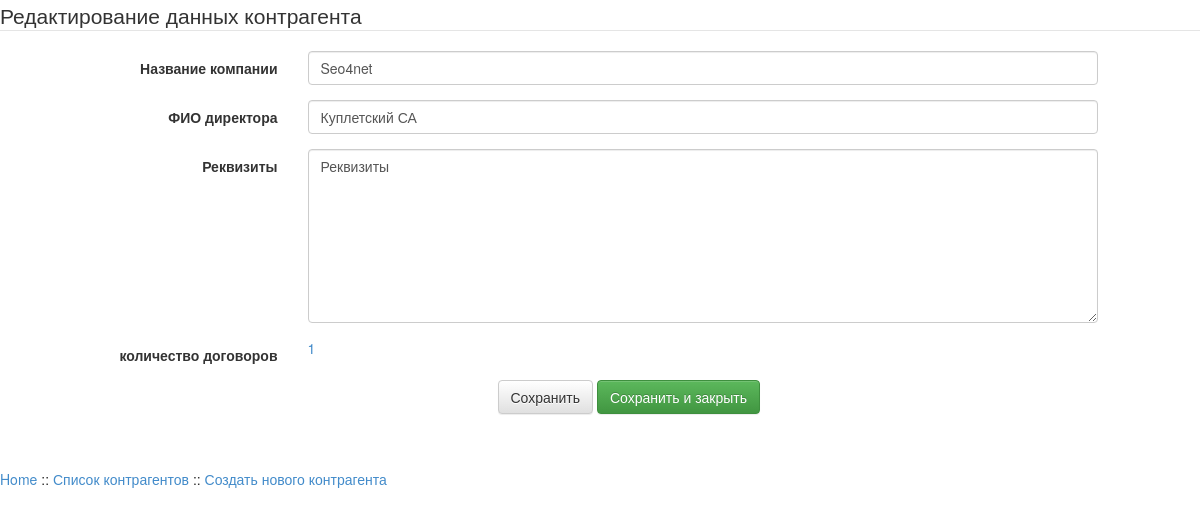
The page /company/firm.php?id=2 on the database as committed earlier.
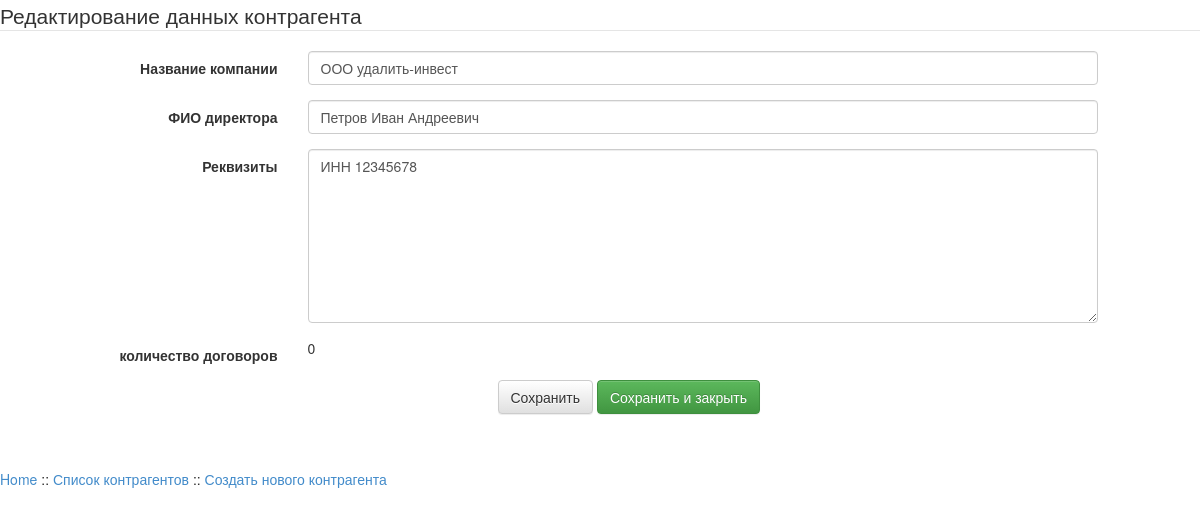
The same page on the database as committed later.
### tables this page shows
CREATE TABLE IF NOT EXISTS `company` (
  `id` int(10) unsigned NOT NULL AUTO_INCREMENT,
  `name` text NOT NULL,
  `director` text NOT NULL,
  `requisites` text NOT NULL,
  PRIMARY KEY (`id`)
);

### company/firm.php (the view, shortened to what this page needs)
<!DOCTYPE html>
<html>
    <head>
		<link rel="stylesheet" href="../css/bootstrap.min.css">
		<link rel="stylesheet" href="../css/bootstrap-theme.min.css">
	</head>
<body>
<?php
	require_once '../login.php';
	$link = mysqli_connect($host, $user, $password, $db);
	$idset=$_REQUEST['id'];
	$query = "SELECT * FROM `company`
	WHERE  `company`.`id`='$idset'";
	$result = mysqli_query($link, $query);
	$sql_kol = "SELECT COUNT(`nomer`)
	FROM `contract` JOIN `company` ON `contract`.`company_id` = `company`.`id`
	WHERE `company`.`id`='$idset'";
	$kol = mysqli_query($link, $sql_kol);
	$kol2 = mysqli_fetch_array($kol, MYSQLI_NUM);
	$row = mysqli_fetch_array($result, MYSQLI_ASSOC);
	echo '<form class="form-horizontal" role="form" action="update-firm.php" method="get">
	<legend>Редактирование данных контрагента</legend>
	<div class="form-group">
		<label class="col-sm-3 control-label">Название компании</label>
		<div class="col-sm-8">
			<input class="form-control" type="text" name="name" value="'.$row['name'].'">
		</div>
	</div>
	<div class="form-group">
		<label class="col-sm-3 control-label">ФИО директора</label>
		<div class="col-sm-8">
			<input class="form-control" type="text" name="director" value="'.$row['director'].'">
		</div>
	</div>
	<div class="form-group">
		<label class="col-sm-3 control-label">Реквизиты</label>
		<div class="col-sm-8">
			<textarea class="form-control" rows="8" name="requisites">'.$row['requisites'].'</textarea>
		</div>
	</div>
	<div class="form-group">
		<label class="col-sm-3 control-label">количество договоров</label>';
			if ($kol2['0']>0) {
				echo '<div class="col-sm-8"><a href="dogovor-firm.php?id='.$row['id'].'">'.$kol2['0'].'</a></div>';
			}
			else {
				echo '<div class="col-sm-8">'.$kol2['0'].'</div>';
			}
		echo '
	</div>
	<div class="form-group">
		<div class="col-sm-offset-5">
			<input type="hidden" name="id" value="'.$row['id'].'">
			<button type="submit" class="btn btn-default" name="button" value="save">Сохранить</button>
			<button type="submit" class="btn btn-success" name="button" value="close">Сохранить и закрыть</button>
		</div>
	</div>
</form>';
	echo '<br /><br /><p><a href="../index.php">Home</a> :: <a href="firms.php">Список контрагентов</a> :: <a href="new-firm.php">Создать нового контрагента</a></p>';
?>
</body>
</html>

Rows that differ between the two databases and show on the page:
changed company: name "Seo4net" → "ООО удалить-инвест"; director "Куплетский СА" → "Петров Иван Андреевич"; requisites "Реквизиты" → "ИНН 12345678"
Other text that changed with them:
$kol2['0']: (not shown) → "0"
$kol2['0']: "1" → (not shown)
